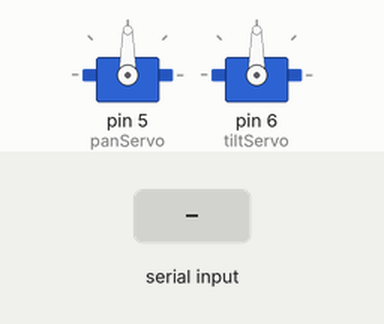
This sketch was run on a simulated Arduino Uno, built with avr-gcc and run on an emulated ATmega328P. On the bench: 2 × servo. The inputs (shaded band) are chosen by the test bench.

Above: at 2.2 s.
2.3 s: "TILT:\n" received over Serial
At 3.1 s:
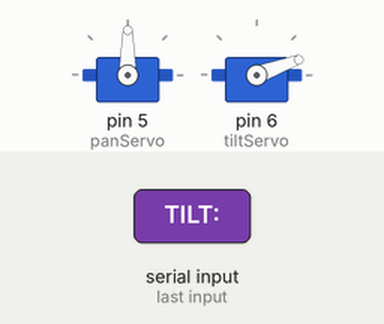
Timing chart, 0 to 5.3 s (numbered marks = the images above; inputs shaded):
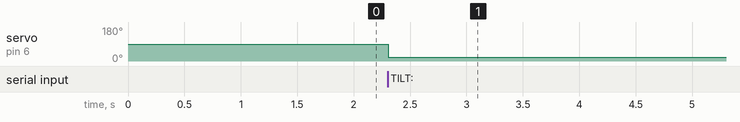

Measured:
- after the input at 2.3 s, servo on pin 6 (tiltServo): 90° → 20° at once

The sketch:

NANOIOT.ino
```cpp
#include <Servo.h>

Servo panServo;  // MG995 horizontal (Pan) auf D5
Servo tiltServo; // ES08MD vertikal (Tilt) auf D6

int panPos = 90;
int tiltPos = 90;

void setup() {
  Serial.begin(9600);
  panServo.attach(5);   // D5
  tiltServo.attach(6);  // D6
  panServo.write(90);
  tiltServo.write(90);
  delay(1000);
}

void loop() {
  if (Serial.available()) {
    String command = Serial.readStringUntil('\n');
    command.trim();

    // Parse "PAN:90,TILT:90"
    int panIndex = command.indexOf("PAN:");
    int commaIndex = command.indexOf(",");
    int tiltIndex = command.indexOf("TILT:");

    if (panIndex >= 0 && commaIndex > panIndex) {
      int panEnd = commaIndex;
      String panStr = command.substring(panIndex + 4, panEnd);
      panPos = panStr.toInt();
      panPos = constrain(panPos, 20, 160);
      panServo.write(panPos);
    }

    if (tiltIndex >= 0) {
      String tiltStr = command.substring(tiltIndex + 5);
      tiltPos = tiltStr.toInt();
      tiltPos = constrain(tiltPos, 20, 160);
      tiltServo.write(tiltPos);
    }
  }
}
```
